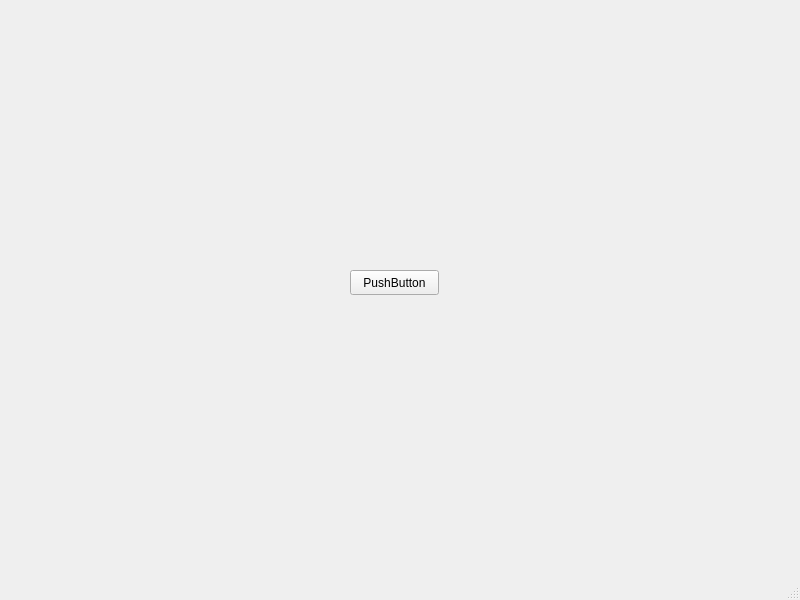
<?xml version="1.0" encoding="UTF-8"?>
<ui version="4.0">
 <class>MainWindow</class>
 <widget class="QMainWindow" name="MainWindow">
  <property name="geometry">
   <rect>
    <x>0</x>
    <y>0</y>
    <width>800</width>
    <height>600</height>
   </rect>
  </property>
  <property name="windowTitle">
   <string>MainWindow</string>
  </property>
  <widget class="QWidget" name="centralwidget">
   <widget class="QPushButton" name="pushButton">
    <property name="geometry">
     <rect>
      <x>350</x>
      <y>270</y>
      <width>89</width>
      <height>25</height>
     </rect>
    </property>
    <property name="text">
     <string>PushButton</string>
    </property>
   </widget>
  </widget>
  <widget class="QMenuBar" name="menubar">
   <property name="geometry">
    <rect>
     <x>0</x>
     <y>0</y>
     <width>800</width>
     <height>27</height>
    </rect>
   </property>
  </widget>
  <widget class="QStatusBar" name="statusbar"/>
 </widget>
 <resources/>
 <connections/>
</ui>
